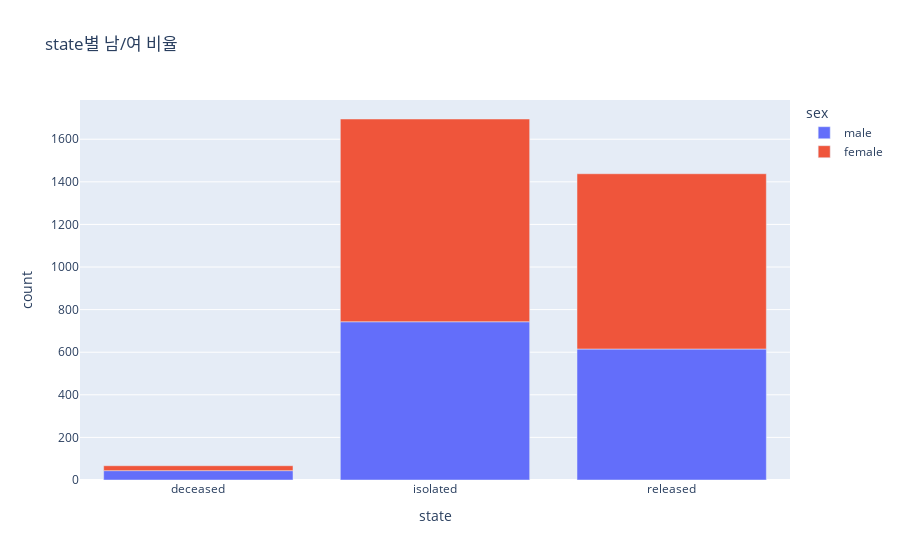

The notebook cell saved with this chart:
### Code cell
fig=px.bar(state_sex, x='state', y='count', color='sex',title='state별 남/여 비율')
fig.show()

### Figure 1 — Plotly figure (JSON) as saved in the notebook; plotly's stock layout.template omitted (floating-point values rounded to 4 significant figures)
{"data": [{"alignmentgroup": "True", "hovertemplate": "sex=male<br>state=%{x}<br>count=%{y}<extra></extra>", "legendgroup": "male", "marker": {"color": "#636efa"}, "name": "male", "offsetgroup": "male", "orientation": "v", "showlegend": true, "textposition": "auto", "type": "bar", "x": ["deceased", "isolated", "released"], "xaxis": "x", "y": [44, 743, 615], "yaxis": "y"}, {"alignmentgroup": "True", "hovertemplate": "sex=female<br>state=%{x}<br>count=%{y}<extra></extra>", "legendgroup": "female", "marker": {"color": "#EF553B"}, "name": "female", "offsetgroup": "female", "orientation": "v", "showlegend": true, "textposition": "auto", "type": "bar", "x": ["deceased", "isolated", "released"], "xaxis": "x", "y": [23, 952, 823], "yaxis": "y"}], "layout": {"barmode": "relative", "legend": {"title": {"text": "sex"}, "tracegroupgap": 0}, "title": {"text": "state별 남/여 비율"}, "xaxis": {"anchor": "y", "domain": [0, 1], "title": {"text": "state"}}, "yaxis": {"anchor": "x", "domain": [0, 1], "title": {"text": "count"}}}}
